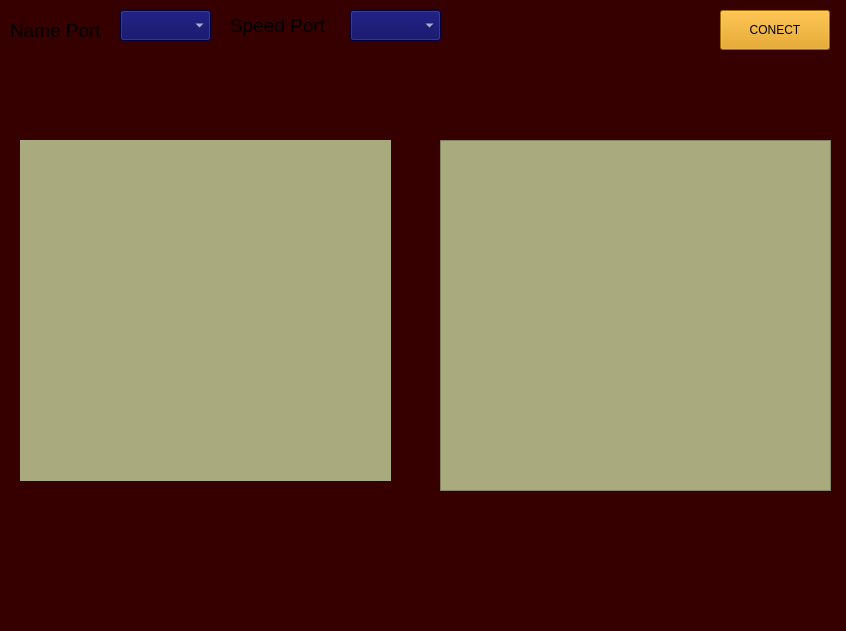
<?xml version="1.0" encoding="UTF-8"?>
<ui version="4.0">
 <class>MainWindow</class>
 <widget class="QMainWindow" name="MainWindow">
  <property name="enabled">
   <bool>true</bool>
  </property>
  <property name="geometry">
   <rect>
    <x>0</x>
    <y>0</y>
    <width>846</width>
    <height>631</height>
   </rect>
  </property>
  <property name="windowTitle">
   <string>MainWindow</string>
  </property>
  <property name="styleSheet">
   <string notr="true">background-color: rgb(54, 0, 0);</string>
  </property>
  <widget class="QWidget" name="centralwidget">
   <widget class="QLabel" name="labelNamePort">
    <property name="geometry">
     <rect>
      <x>10</x>
      <y>20</y>
      <width>101</width>
      <height>21</height>
     </rect>
    </property>
    <property name="font">
     <font>
      <pointsize>14</pointsize>
     </font>
    </property>
    <property name="text">
     <string>Name Port</string>
    </property>
   </widget>
   <widget class="QComboBox" name="comboBoxNamePort">
    <property name="geometry">
     <rect>
      <x>120</x>
      <y>10</y>
      <width>91</width>
      <height>31</height>
     </rect>
    </property>
    <property name="styleSheet">
     <string notr="true">background-color: rgb(0, 0, 90);
color: rgb(255, 255, 255);</string>
    </property>
   </widget>
   <widget class="QLabel" name="labelSpeedPort">
    <property name="geometry">
     <rect>
      <x>230</x>
      <y>10</y>
      <width>101</width>
      <height>31</height>
     </rect>
    </property>
    <property name="font">
     <font>
      <pointsize>14</pointsize>
     </font>
    </property>
    <property name="text">
     <string>Speed Port</string>
    </property>
   </widget>
   <widget class="QComboBox" name="comboBoxSpeedPort">
    <property name="geometry">
     <rect>
      <x>350</x>
      <y>10</y>
      <width>91</width>
      <height>31</height>
     </rect>
    </property>
    <property name="styleSheet">
     <string notr="true">background-color: rgb(0, 0, 90);
color: rgb(255, 255, 255);</string>
    </property>
   </widget>
   <widget class="QTextBrowser" name="textBrowser_2">
    <property name="geometry">
     <rect>
      <x>440</x>
      <y>140</y>
      <width>391</width>
      <height>351</height>
     </rect>
    </property>
    <property name="styleSheet">
     <string notr="true">background-color: rgb(170, 170, 127);</string>
    </property>
   </widget>
   <widget class="QLabel" name="labelResive">
    <property name="enabled">
     <bool>true</bool>
    </property>
    <property name="geometry">
     <rect>
      <x>20</x>
      <y>140</y>
      <width>371</width>
      <height>341</height>
     </rect>
    </property>
    <property name="font">
     <font>
      <italic>false</italic>
      <bold>false</bold>
      <underline>false</underline>
      <strikeout>false</strikeout>
      <kerning>true</kerning>
     </font>
    </property>
    <property name="styleSheet">
     <string notr="true">background-color: rgb(170, 170, 127);
color: rgb(0, 0, 0);</string>
    </property>
    <property name="text">
     <string/>
    </property>
    <property name="alignment">
     <set>Qt::AlignLeading|Qt::AlignLeft|Qt::AlignTop</set>
    </property>
   </widget>
   <widget class="QPushButton" name="pushButtonConect">
    <property name="geometry">
     <rect>
      <x>720</x>
      <y>10</y>
      <width>110</width>
      <height>40</height>
     </rect>
    </property>
    <property name="styleSheet">
     <string notr="true">color: rgb(0, 0, 0);
background-color: rgb(222, 148, 0);</string>
    </property>
    <property name="text">
     <string>CONECT</string>
    </property>
   </widget>
  </widget>
  <widget class="QStatusBar" name="statusbar"/>
  <widget class="QMenuBar" name="menubar">
   <property name="geometry">
    <rect>
     <x>0</x>
     <y>0</y>
     <width>846</width>
     <height>22</height>
    </rect>
   </property>
  </widget>
 </widget>
 <resources/>
 <connections/>
</ui>
